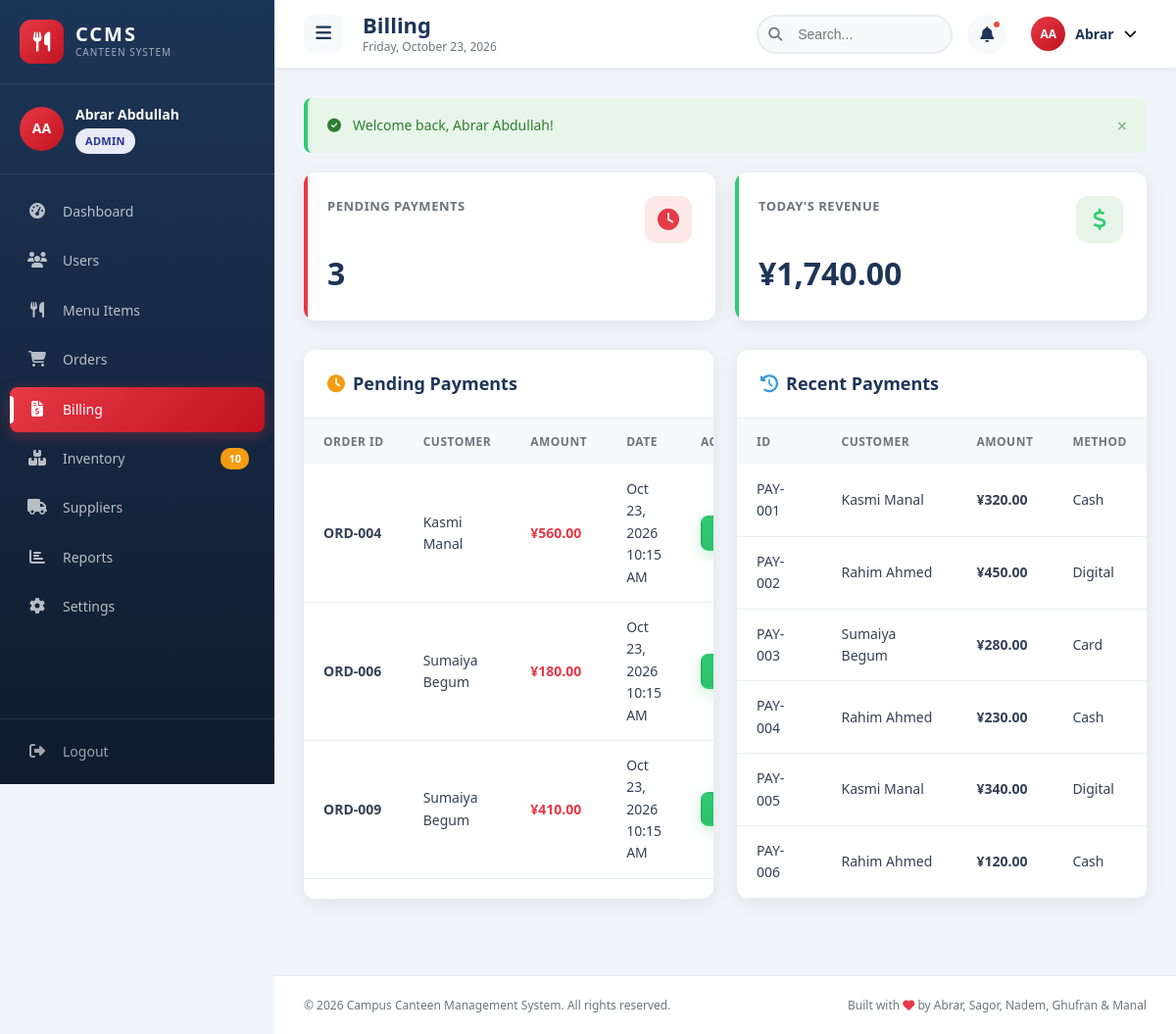
Page /billing.php (signed in) on the committed database.
### tables this page shows
CREATE TABLE IF NOT EXISTS users (
    user_id INT AUTO_INCREMENT PRIMARY KEY,
    full_name VARCHAR(100) NOT NULL,
    email VARCHAR(100) NOT NULL UNIQUE,
    password VARCHAR(255) NOT NULL,
    phone VARCHAR(20),
    role ENUM('admin','staff','cashier','student') DEFAULT 'student',
    status ENUM('active','inactive') DEFAULT 'active',
    avatar VARCHAR(255) DEFAULT NULL,
    created_at TIMESTAMP DEFAULT CURRENT_TIMESTAMP,
    updated_at TIMESTAMP DEFAULT CURRENT_TIMESTAMP ON UPDATE CURRENT_TIMESTAMP
);

CREATE TABLE IF NOT EXISTS orders (
    order_id INT AUTO_INCREMENT PRIMARY KEY,
    user_id INT NOT NULL,
    order_date TIMESTAMP DEFAULT CURRENT_TIMESTAMP,
    total_amount DECIMAL(10,2) NOT NULL DEFAULT 0,
    status ENUM('pending','processing','completed','cancelled') DEFAULT 'pending',
    payment_status ENUM('unpaid','paid','refunded') DEFAULT 'unpaid',
    order_type ENUM('dine_in','takeaway','delivery') DEFAULT 'dine_in',
    notes TEXT,
    created_at TIMESTAMP DEFAULT CURRENT_TIMESTAMP,
    updated_at TIMESTAMP DEFAULT CURRENT_TIMESTAMP ON UPDATE CURRENT_TIMESTAMP,
    FOREIGN KEY (user_id) REFERENCES users(user_id) ON DELETE CASCADE
);

CREATE TABLE IF NOT EXISTS payments (
    payment_id INT AUTO_INCREMENT PRIMARY KEY,
    order_id INT NOT NULL,
    amount DECIMAL(10,2) NOT NULL,
    payment_method ENUM('cash','card','digital') DEFAULT 'cash',
    transaction_id VARCHAR(100),
    payment_date TIMESTAMP DEFAULT CURRENT_TIMESTAMP,
    payment_status ENUM('pending','completed','failed','refunded') DEFAULT 'pending',
    FOREIGN KEY (order_id) REFERENCES orders(order_id) ON DELETE CASCADE
);

### billing.php (the view, shortened to what the rows shown need)
<?php
require_once '../includes/auth.php';
require_once '../includes/functions.php';
$pageTitle = 'Billing';
$unpaidOrders = fetchAll("SELECT o.*, u.full_name, u.email, u.phone
    FROM orders o
    JOIN users u ON o.user_id = u.user_id
    WHERE o.payment_status = 'unpaid' OR o.payment_status = 'pending'
    ORDER BY o.order_date DESC");
$recentPayments = fetchAll("SELECT p.*, o.order_id, u.full_name
    FROM payments p
    JOIN orders o ON p.order_id = o.order_id
    JOIN users u ON o.user_id = u.user_id
    ORDER BY p.payment_date DESC LIMIT 15");
$payOrder = null;
require_once '../includes/header.php';
?>
<?php if ($payOrder): ?>
<div class="card" id="invoiceSection">
    <div class="card-header">
        <h3 class="card-title"><i class="fas fa-file-invoice-dollar" style="color: var(--primary); margin-right: 8px;"></i>Invoice</h3>
        <div class="card-actions">
            <button class="btn btn-outline btn-sm" onclick="printInvoice()">
                <i class="fas fa-print"></i> Print
            </button>
        </div>
    </div>
    <div class="card-body">
        <div class="invoice-header">
            <div class="invoice-logo">
                <div class="invoice-logo-icon">
                    <i class="fas fa-utensils"></i>
                </div>
                <div class="invoice-logo-text">
                    <h2>CCMS</h2>
                    <p>Campus Canteen Management</p>
                </div>
            </div>
            <div class="invoice-meta">
                <h3><?php echo generateInvoiceId($payOrder['order_id']); ?></h3>
                <p><strong>Date:</strong> <?php echo formatDateTime(date('Y-m-d H:i:s')); ?></p>
                <p><strong>Status:</strong> <span class="badge badge-warning">Unpaid</span></p>
            </div>
        </div>
        <div style="display: grid; grid-template-columns: 1fr 1fr; gap: 40px; margin-bottom: 30px;">
            <div class="invoice-section">
                <h4>Bill To</h4>
                <p><strong><?php echo htmlspecialchars($payOrder['full_name']); ?></strong></p>
                <p><?php echo htmlspecialchars($payOrder['email']); ?></p>
                <p><?php echo htmlspecialchars($payOrder['phone'] ?? '-'); ?></p>
            </div>
            <div class="invoice-section">
                <h4>Order Info</h4>
                <p><strong>Order ID:</strong> <?php echo generateOrderId($payOrder['order_id']); ?></p>
                <p><strong>Order Date:</strong> <?php echo formatDateTime($payOrder['order_date']); ?></p>
                <p><strong>Type:</strong> <?php echo ucfirst(str_replace('_', ' ', $payOrder['order_type'])); ?></p>
            </div>
        </div>
        <?php
        $orderItems = getOrderItems($payOrder['order_id']);
        ?>
        <div class="table-responsive">
            <table class="data-table">
                <thead>
                    <tr>
                        <th>#</th>
                        <th>Item</th>
                        <th>Qty</th>
                        <th>Unit Price</th>
                        <th>Total</th>
                    </tr>
                </thead>
                <tbody>
                    <?php foreach ($orderItems as $i => $item): ?>
                    <tr>
                        <td><?php echo $i + 1; ?></td>
                        <td><?php echo htmlspecialchars($item['food_name']); ?></td>
                        <td><?php echo $item['quantity']; ?></td>
                        <td><?php echo formatPrice($item['unit_price']); ?></td>
                            <td><?php echo formatPrice($item['total_price']); ?></td>
                    </tr>
                    <?php endforeach; ?>
                </tbody>
            </table>
        </div>
        <div class="invoice-total" style="margin-top: 20px;">
            <h4>Total Amount</h4>
            <h2><?php echo formatPrice($payOrder['total_amount']); ?></h2>
        </div>
        <div style="border-top: 2px solid var(--gray-light); margin-top: 30px; padding-top: 30px;">
            <h3 style="margin-bottom: 20px;"><i class="fas fa-credit-card" style="color: var(--primary); margin-right: 8px;"></i>Process Payment</h3>
            <form method="POST">
                <input type="hidden" name="action" value="process_payment">
                <input type="hidden" name="order_id" value="<?php echo $payOrder['order_id']; ?>">
                <input type="hidden" name="amount" value="<?php echo $payOrder['total_amount']; ?>">
                <div class="form-row">
                    <div class="form-group">
                        <label class="form-label">Payment Method <span class="required">*</span></label>
                        <select name="payment_method" class="form-control" required>
                            <option value="cash">Cash</option>
                            <option value="card">Card</option>
                            <option value="digital">Digital Payment</option>
                        </select>
                    </div>
                    <div class="form-group">
                        <label class="form-label">Transaction ID</label>
                        <input type="text" name="transaction_id" class="form-control" placeholder="Optional">
                    </div>
                </div>
                <div style="display: flex; gap: 10px; justify-content: flex-end; margin-top: 20px;">
                    <a href="billing.php" class="btn btn-secondary">Cancel</a>
                    <button type="submit" class="btn btn-success btn-lg">
                        <i class="fas fa-check"></i> Complete Payment - <?php echo formatPrice($payOrder['total_amount']); ?>
                    </button>
                </div>
            </form>
        </div>
    </div>
</div>
<?php else: ?>
<div class="chart-row">
    <div class="card" style="flex: 2;">
        <div class="card-body" style="padding: 0;">
            <?php if (empty($unpaidOrders)): ?>
            <div class="table-empty">
                <i class="fas fa-check-circle" style="color: var(--success);"></i>
                <p>No pending payments! All caught up.</p>
            </div>
            <?php else: ?>
            <div class="table-responsive">
                <table class="data-table">
                    <thead>
                        <tr>
                            <th>Order ID</th>
                            <th>Customer</th>
                            <th>Amount</th>
                            <th>Date</th>
                            <th>Actions</th>
                        </tr>
                    </thead>
                    <tbody>
                        <?php foreach ($unpaidOrders as $order): ?>
                        <tr>
                            <td><strong><?php echo generateOrderId($order['order_id']); ?></strong></td>
                            <td><?php echo htmlspecialchars($order['full_name']); ?></td>
                            <td><strong style="color: var(--primary);"><?php echo formatPrice($order['total_amount']); ?></strong></td>
                            <td><?php echo formatDateTime($order['order_date']); ?></td>
                            <td>
                                <a href="billing.php?order_id=<?php echo $order['order_id']; ?>" class="btn btn-sm btn-success">
                                </a>
                            </td>
                        </tr>
                        <?php endforeach; ?>
                    </tbody>
                </table>
            </div>
            <?php endif; ?>
        </div>
    </div>
    <div class="card">
        <div class="card-body" style="padding: 0;">
            <div class="table-responsive">
                <table class="data-table">
                    <thead>
                        <tr>
                            <th>ID</th>
                            <th>Customer</th>
                            <th>Amount</th>
                            <th>Method</th>
                        </tr>
                    </thead>
                    <tbody>
                        <?php foreach ($recentPayments as $payment): ?>
                        <tr>
                            <td><?php echo generatePaymentId($payment['payment_id']); ?></td>
                            <td><?php echo htmlspecialchars($payment['full_name']); ?></td>
                            <td><strong><?php echo formatPrice($payment['amount']); ?></strong></td>
                            <td><?php echo ucfirst($payment['payment_method']); ?></td>
                        </tr>
                        <?php endforeach; ?>
                    </tbody>
                </table>
            </div>
        </div>
    </div>
</div>
<?php endif; ?>
<?php require_once '../includes/footer.php'; ?>

### header.php (shortened to what the rows shown need)
<!DOCTYPE html>
<html lang="en">
<head>
    <link rel="stylesheet" href="https://cdnjs.cloudflare.com/ajax/libs/font-awesome/6.4.2/css/all.min.css">
    <link rel="stylesheet" href="/CanteenManagement/assets/css/style.css">
</head>
<body>
    <aside class="sidebar" id="sidebar">
        <div class="sidebar-user">
            <div class="user-avatar">
                <?php echo getUserInitials($currentUser['full_name'] ?? 'User'); ?>
            </div>
            <div class="user-info">
                <div class="user-name"><?php echo htmlspecialchars($currentUser['full_name'] ?? 'User'); ?></div>
                <div class="user-role">
                    <span class="badge <?php echo getStatusBadge($currentUser['role'] ?? 'student'); ?>">
                        <?php echo ucfirst($currentUser['role'] ?? 'User'); ?>
                    </span>
                </div>
            </div>
        </div>
    </aside>
    <div class="main-wrapper">
        <header class="topbar">
            <div class="topbar-left">
                <div class="page-title-wrapper">
                    <h1 class="page-title"><?php echo $pageTitle; ?></h1>
                </div>
            </div>
            <div class="topbar-right">
                <div class="profile-wrapper">
                    <button class="profile-btn" onclick="toggleProfile()">
                        <div class="profile-avatar">
                            <?php echo getUserInitials($currentUser['full_name'] ?? 'User'); ?>
                        </div>
                        <span class="profile-name"><?php echo htmlspecialchars(explode(' ', $currentUser['full_name'] ?? 'User')[0]); ?></span>
                        <i class="fas fa-chevron-down"></i>
                    </button>
                </div>
            </div>
        </header>
        <main class="main-content">

### rows in the picture
users: full_name "AA", full_name "Abrar Abdullah", role "ADMIN", full_name "Abrar"
orders: order_id "ORD-004", user.full_name "Kasmi Manal", total_amount "¥560.00", order_date "Oct 23, 2026 10:15 AM"
orders: order_id "ORD-006", user.full_name "Sumaiya Begum", total_amount "¥180.00", order_date "Oct 23, 2026 10:15 AM"
orders: order_id "ORD-009", user.full_name "Sumaiya Begum", total_amount "¥410.00", order_date "Oct 23, 2026 10:15 AM"
payments: payment_id "PAY-001", users.full_name "Kasmi Manal", amount "¥320.00", payment_method "Cash"
payments: payment_id "PAY-002", users.full_name "Rahim Ahmed", amount "¥450.00", payment_method "Digital"
payments: payment_id "PAY-003", users.full_name "Sumaiya Begum", amount "¥280.00", payment_method "Card"
payments: payment_id "PAY-004", users.full_name "Rahim Ahmed", amount "¥230.00", payment_method "Cash"
payments: payment_id "PAY-005", users.full_name "Kasmi Manal", amount "¥340.00", payment_method "Digital"
payments: payment_id "PAY-006", users.full_name "Rahim Ahmed", amount "¥120.00", payment_method "Cash"

### other values in the picture
$item['label'] "Dashboard"
$item['label'] "Users"
$item['label'] "Menu Items"
$item['label'] "Orders"
$item['label'] "Billing"
$item['label'] "Inventory"
$unreadAlerts "10"
$item['label'] "Suppliers"
$item['label'] "Reports"
$item['label'] "Settings"
$pageTitle "Billing"
$flash['message'] "Welcome back, Abrar Abdullah!"
count($unpaidOrders) "3"
